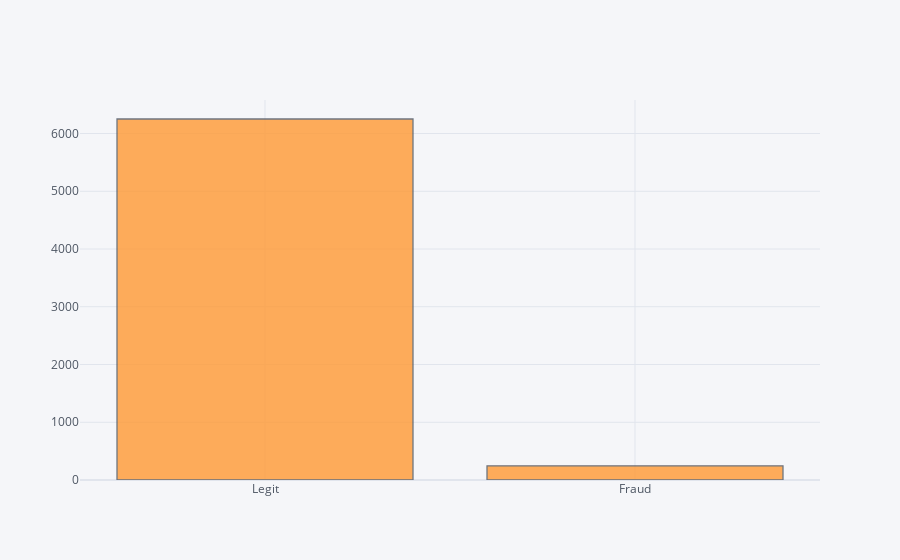

Here is the notebook cell this chart was saved with:
### Code cell
df['quality'].iplot(kind='hist')

### Figure 1 — Plotly figure (JSON) as saved in the notebook; plotly's stock layout.template omitted (floating-point values rounded to 4 significant figures; data arrays with more than 128 entries replaced by an {"elided": "..."} marker saying what was removed)
{"data": [{"histfunc": "count", "histnorm": "", "marker": {"color": "rgba(255, 153, 51, 1.0)", "line": {"color": "#4D5663", "width": 1.3}}, "name": "quality", "opacity": 0.8, "orientation": "v", "type": "histogram", "x": {"elided": "6497 str values"}}], "layout": {"barmode": "overlay", "legend": {"bgcolor": "#F5F6F9", "font": {"color": "#4D5663"}}, "paper_bgcolor": "#F5F6F9", "plot_bgcolor": "#F5F6F9", "title": {"font": {"color": "#4D5663"}}, "xaxis": {"gridcolor": "#E1E5ED", "showgrid": true, "tickfont": {"color": "#4D5663"}, "title": {"font": {"color": "#4D5663"}, "text": ""}, "zerolinecolor": "#E1E5ED"}, "yaxis": {"gridcolor": "#E1E5ED", "showgrid": true, "tickfont": {"color": "#4D5663"}, "title": {"font": {"color": "#4D5663"}, "text": ""}, "zerolinecolor": "#E1E5ED"}}}
